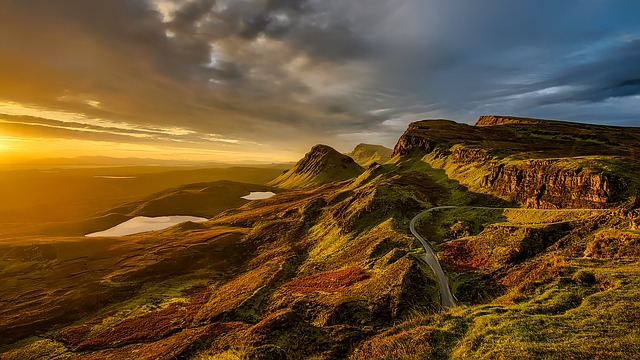
%> input picture hw_wet/hw/hw1/scotland.jpg, 640 x 360 px
$ octave q3.m   (GNU Octave 9; MATLAB toolbox functions it lacks are replaced by stand-ins)
%> lines starting %> are read from the running program, lines starting %| are printed output that depends on the picture
### hw_wet/hw_final/ex1_328626114_305554453/apply_gamma_correction.m
function [corrected_image] = apply_gamma_correction(img,c,gamma,is_uint8)

    % img should be in uint8

    img_reshaped = reshape(img,length(img(:)),1);

    if ( is_uint8 )
        img_reshaped = im2double(img_reshaped);
    end

    rows = length(img(:,1));
    cols = length(img(1,:));
    corrected_image = reshape((c*img_reshaped.^gamma),rows,cols);

    if ( is_uint8 )
    	corrected_image = uint8(255*corrected_image);
    end

end

### hw_wet/hw_final/ex1_328626114_305554453/q3.m
%% INFO
%
% Author: Alexander Shender
% ID: 328626114
%
%%  Question 3 - a

c = 1;
gamma_arr = [0.005 0.02 0.05 0.2 0.5 0.8 1 2 4 10 15 20];
gray_levels = im2double(uint8(linspace(0,255,256)));

figure_3_a = figure('Name','Question 3-a');
for i=1:length(gamma_arr)
    gamma = gamma_arr(i);
    s(i,:) = c*gray_levels.^gamma;
    legend_text = ['\gamma = ',num2str(gamma)];
    plot(255*gray_levels,255*s(i,:),'DisplayName',legend_text);
    hold on;
end

axis on;
grid on;
xlabel('Input gray level (r)');
ylabel('s = cr^\gamma');
title('Gamma correction for different \gamma values');
legend show
%> figure, not shown here; curve peaks at x = 255, y = 255

%%  Question 3 - b


image_2     = imread('..\scotland.jpg');
%> image_2 is the input picture: size 360x640x3 uint8; mean R, G, B 104.8, 80.4, 42.7
img2_gray   = rgb2gray(image_2);

figure_3_b_1	= figure('Name','Question 3-b');
histogram(img2_gray(:));
title('Original image histogram (gamma = 1)');
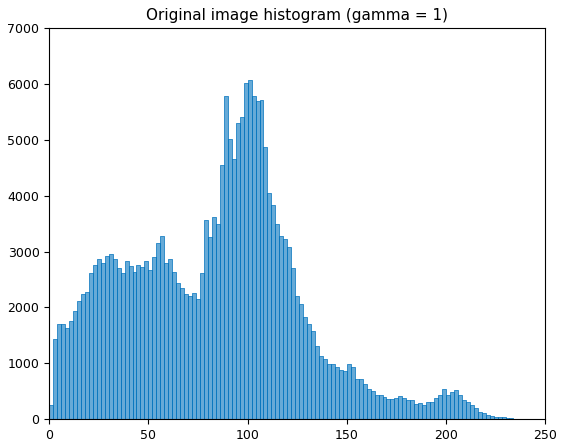
%> figure redrawn from the program's plot data; tallest bar 6072 high, from x = 100 to 102


gamma   = 0.7;
c       = 1;
img1_corrected = apply_gamma_correction(img2_gray,c,gamma,1);
%> in apply_gamma_correction, `rows = length(img(:,1));`: rows = 360
%> in apply_gamma_correction, `cols = length(img(1,:));`: cols = 640


figure_3_b_2	= figure('Name','Question 3-b');
histogram(img1_corrected(:));
title_text =  sprintf('Corrected image histogram (gamma = %2.1f)', gamma);
title(title_text);
%> figure, not shown here; tallest bar 8860 high, from x = 130 to 132


figure_3_b_3	= figure('Name','Question 3-b');
subplot(2,1,1)
imshow(img2_gray);
title('Original image');
subplot(2,1,2)
imshow(img1_corrected);
title_text =  sprintf('Corrected image (gamma = %2.1f)', gamma);
title(title_text);


%%  Question 3 - c, d

image_3 = imread('grass_sky.jpg');
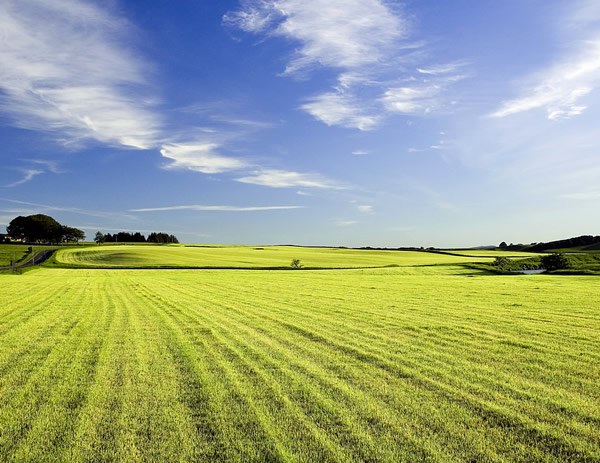
%> input picture hw_wet/hw_final/ex1_328626114_305554453/grass_sky.jpg, 600 x 463 px
%> image_3 is the input picture: size 463x600x3 uint8; mean R, G, B 154.5, 166.9, 136.4

image_3_r = image_3(:,:,1);
image_3_g = image_3(:,:,2);
image_3_b = image_3(:,:,3);


figure_3_c_1	= figure('Name','Question 3-c');
subplot(3,1,1)
histogram(image_3_r(:));
title('Histogram of the Red channel');
subplot(3,1,2)
histogram(image_3_g(:));
title('Histogram of the Green channel');
subplot(3,1,3)
histogram(image_3_b(:));
title('Histogram of the Blue channel');
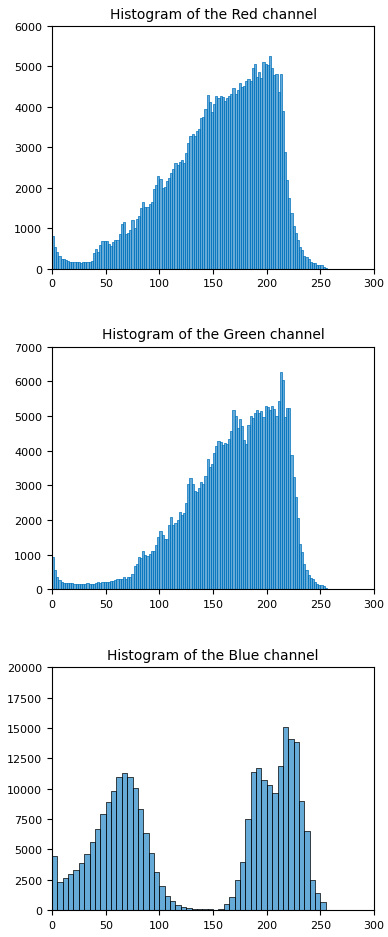
%> figure redrawn from the program's plot data, 3 panels; panel 1: tallest bar 5257 high, from x = 202 to 204; panel 2: tallest bar 6264 high, from x = 212 to 214; panel 3: tallest bar 15058 high, from x = 215 to 220

image_3_g_corrected = apply_gamma_correction(image_3_g,c,gamma,1);

image_3_corrected(:,:,1) =  image_3_r;
image_3_corrected(:,:,2) =  image_3_g_corrected;
image_3_corrected(:,:,3) =  image_3_b;


figure_3_c_2	= figure('Name','Question 3-c');
subplot(2,1,1)
imshow(image_3)
title('Original image');
subplot(2,1,2)
imshow(image_3_corrected)
title_text =  sprintf('Corrected image (gamma = %2.1f)', gamma);
title(title_text);


%%  Question 3 - e

image_2_hsv = rgb2hsv(image_2);
%> image_2_hsv: size 360x640x3 double; mean H, S, V 0.169, 0.712, 0.435

image_2_h = image_2_hsv(:,:,1);
image_2_s = image_2_hsv(:,:,2);
image_2_v = image_2_hsv(:,:,3);


figure_3_e	= figure('Name','Question 3-e');
subplot(3,1,1)
histogram(image_2_h(:));
title('Histogram of the H channel');
subplot(3,1,2)
histogram(image_2_s(:));
title('Histogram of the S channel');
subplot(3,1,3)
histogram(image_2_v(:));
title('Histogram of the V channel');
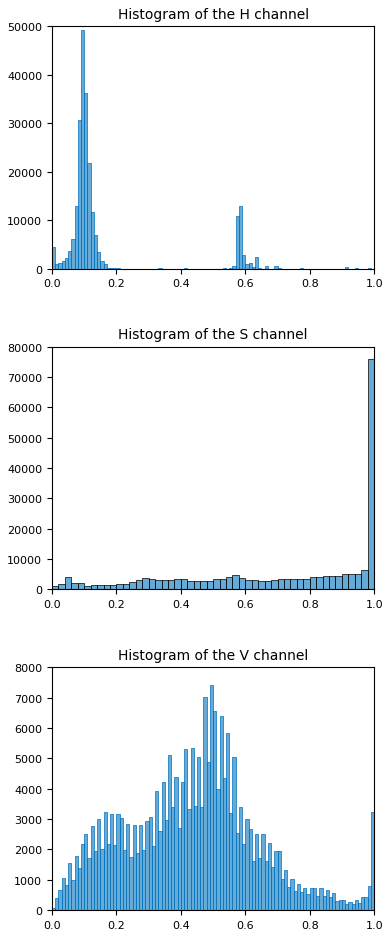
%> figure redrawn from the program's plot data, 3 panels; panel 1: tallest bar 49159 high, from x = 0.09 to 0.1; panel 2: tallest bar 75842 high, from x = 0.98 to 1; panel 3: tallest bar 7414 high, from x = 0.49 to 0.5


%%  Question 3 - f,g   :

gamma_arr = [0.2 2];

% create 6 images : for each gamma, change each of the 3 channels (h,s,v)


for i=1:length(gamma_arr)

    gamma = gamma_arr(i);

    image_2_h_corrected = apply_gamma_correction(image_2_h,c,gamma,0);
    image_2_s_corrected = apply_gamma_correction(image_2_s,c,gamma,0);
    image_2_v_corrected = apply_gamma_correction(image_2_v,c,gamma,0);

    image_2_hsv_h_corr = image_2_hsv;
    image_2_hsv_h_corr(:,:,1) = image_2_h_corrected;
    image_2_rgb_h_corr = hsv2rgb(double(image_2_hsv_h_corr));


    image_2_hsv_s_corr = image_2_hsv;
    image_2_hsv_s_corr(:,:,2) = image_2_s_corrected;
    image_2_rgb_s_corr = hsv2rgb(image_2_hsv_s_corr);


    image_2_hsv_v_corr = image_2_hsv;
    image_2_hsv_v_corr(:,:,3) = image_2_v_corrected;
    image_2_rgb_v_corr = hsv2rgb(image_2_hsv_v_corr);


    figure('Name','Question 3-f');
    subplot(2,1,1)
    imshow(image_2)
    title('Original image');
    subplot(2,1,2)
    imshow(image_2_rgb_h_corr);
    title_text =  sprintf('Corrected H channel (gamma = %2.1f)', gamma);
    title(title_text);


    figure('Name','Question 3-f');
    subplot(2,1,1)
    imshow(image_2)
    title('Original image');
    subplot(2,1,2)
    imshow(image_2_rgb_s_corr);
    title_text =  sprintf('Corrected S channel (gamma = %2.1f)', gamma);
    title(title_text);

    figure('Name','Question 3-f');
    subplot(2,1,1)
    imshow(image_2)
    title('Original image');
    subplot(2,1,2)
    imshow(image_2_rgb_v_corr);
    title_text =  sprintf('Corrected V channel (gamma = %2.1f)', gamma);
    title(title_text);

end
%> this loop made 2 passes
%> pass 1, in apply_gamma_correction (call 3), `corrected_image = reshape((c*img_reshaped.^gamma),rows,cols);`:
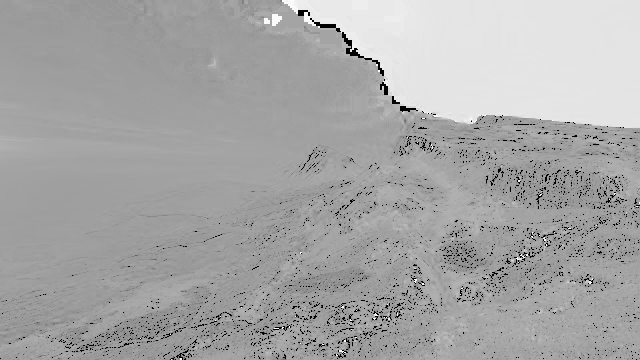
%> corrected_image: size 360x640 double; min 0, max 0.998, mean 0.654
%> pass 1, in apply_gamma_correction (call 4), `corrected_image = reshape((c*img_reshaped.^gamma),rows,cols);`:
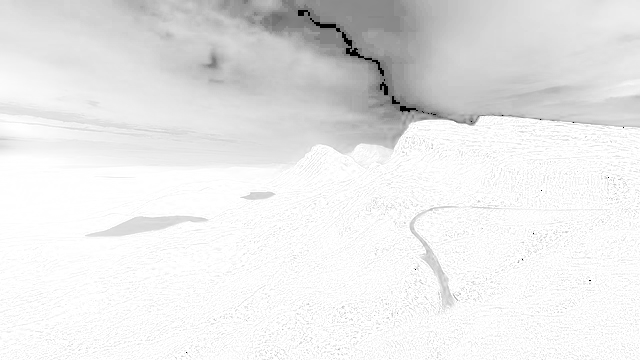
%> corrected_image: size 360x640 double; min 0, max 1, mean 0.909
%> pass 1, `image_2_rgb_h_corr = hsv2rgb(double(image_2_hsv_h_corr));`:
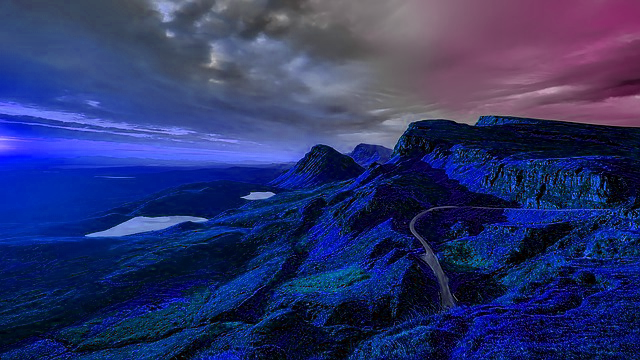
%> image_2_rgb_h_corr: size 360x640x3 double; mean R, G, B 0.169, 0.205, 0.424
%> after the loop: image_2_hsv_h_corr: size 360x640x3 double; mean H, S, V 0.0608, 0.712, 0.435
%> after the loop: image_2_hsv_s_corr: size 360x640x3 double; mean H, S, V 0.169, 0.598, 0.435
%> after the loop: image_2_hsv_v_corr: size 360x640x3 double; mean H, S, V 0.169, 0.712, 0.232
